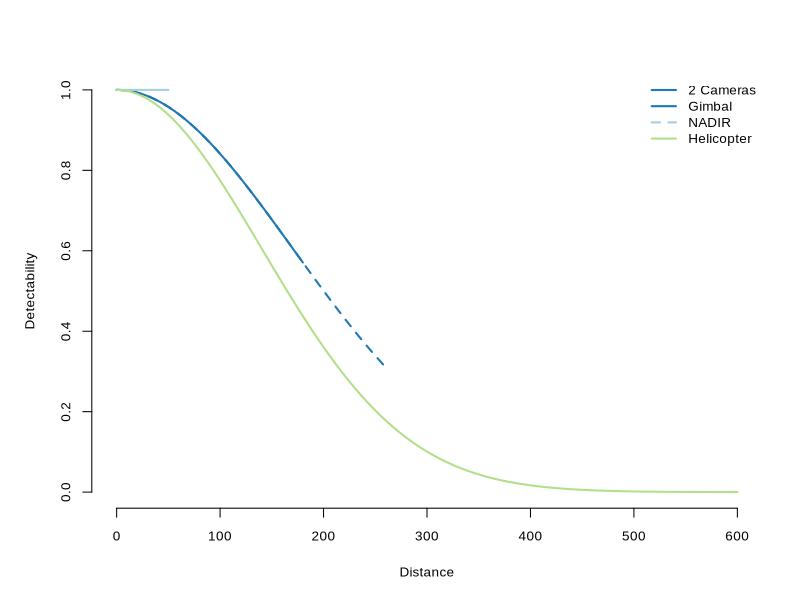

Here is the R script that generated this plot:
# Load necessary library
library(grDevices)
library(RColorBrewer)
library(here)


# Function to compute detectability values
compute_detectability <- function(key.function, scale.param, shape.param, truncation) {
  distances <- seq(0, truncation, length.out = 100)
  if (key.function == "hn") {
    detectability <- exp(-distances^2 / (2 * scale.param^2))
  } else if (key.function == "uf") {
    detectability <- rep(scale.param, length(distances))
  } else {
    stop("Unsupported key function")
  }
  data.frame(distance = distances, detectability = detectability)
}

# Generate data for each detection function
detect_H_data <- compute_detectability("hn", 140, NULL, 600)
detect_FW2_data <- compute_detectability("hn", 170, NULL, 180)
detect_FWG_data <- compute_detectability("hn", 170, NULL, 260)
detect_uf_data <- compute_detectability("uf", 1, NULL, 50)
# detect_uf_data <- compute_detectability("hn", 170, NULL, 50)

# Define custom colors
custom_colors <- c("#1f78b4", "#1f78b4", "#a6cee3", "#b2df8a")

# Set the output file path using the here package
output_path <- here("Output", "Plots", "detectability_plot.tiff")

# Open a TIFF device
tiff(filename = output_path, width = 2250, height = 1125, units = "px", res = 300)

# Set graphical parameters for A4 size
par(mar = c(5, 5, 4, 2) + 0.1, cex = 0.9, cex.lab = 0.9, cex.axis = 0.9, lwd = 1, bty = "n", family = "Arial")

# Plot the data
plot(detect_FW2_data$distance, detect_FW2_data$detectability, type = "l", col = custom_colors[1], lwd = 2, xlim = c(0, 600), ylim = c(0, 1), xlab = "Distance", ylab = "Detectability")
lines(detect_FWG_data$distance, detect_FWG_data$detectability, col = custom_colors[2], lwd = 2, lty = 2) # Dotted line
lines(detect_uf_data$distance, detect_uf_data$detectability, col = custom_colors[3], lwd = 2)
lines(detect_H_data$distance, detect_H_data$detectability, col = custom_colors[4], lwd = 2)

# Add a legend
legend("topright", legend = c("2 Cameras", "Gimbal", "NADIR", "Helicopter"), col = custom_colors, lty = c(1, 1, 2, 1), lwd = 2, cex = 0.9, box.lwd = 1, box.col = "NA", bg = "white")

# Close the TIFF device
dev.off()

